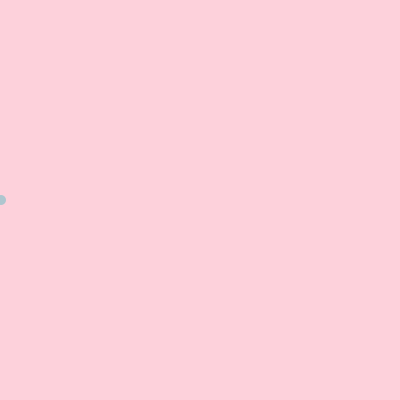
Frame 1 (no input)
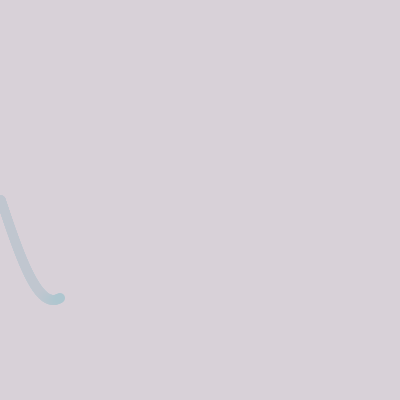
Frame 60 (the mouse pressed at the canvas centre just before this capture)
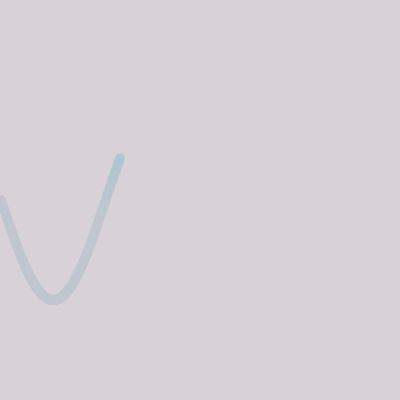
Frame 120 (the mouse held since frame 60 and released just before this capture)

The Processing sketch that drew these frames (run headless with seeded random() and noise(); from frame 60 on, the mouse is pressed at the canvas centre):

// Processing sketch: ball_moving_up_and_down
// ── ball_moving_up_and_down.pde
float angle = 0;
int distance = 100;
float x, y;
float theta = 0;

void setup() {
  size(400, 400);
  background(#ffd1dc);
}

void draw() {
  fill(200, 10);
  noStroke();
  rect(0, 0, width, height);
  fill(random(100, 255), random(100, 255), random(100, 255));
  translate(0, height/2);

  x +=1;
  if(x>width)x = 0;
  y = (distance*sin(theta));
  fill(#aec6cf);
  ellipse(x,y,10,10);
  theta += .03;
}
